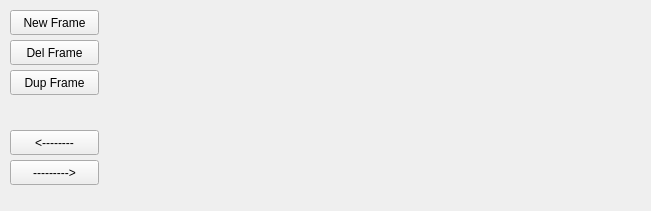
<?xml version="1.0" encoding="UTF-8"?>
<ui version="4.0">
 <class>FrameManager</class>
 <widget class="QWidget" name="FrameManager">
  <property name="geometry">
   <rect>
    <x>0</x>
    <y>0</y>
    <width>651</width>
    <height>211</height>
   </rect>
  </property>
  <property name="windowTitle">
   <string>Form</string>
  </property>
  <widget class="QLabel" name="prevLabel">
   <property name="geometry">
    <rect>
     <x>110</x>
     <y>10</y>
     <width>150</width>
     <height>150</height>
    </rect>
   </property>
   <property name="text">
    <string/>
   </property>
  </widget>
  <widget class="QLabel" name="currLabel">
   <property name="geometry">
    <rect>
     <x>300</x>
     <y>10</y>
     <width>150</width>
     <height>150</height>
    </rect>
   </property>
   <property name="text">
    <string/>
   </property>
  </widget>
  <widget class="QLabel" name="nextLabel">
   <property name="geometry">
    <rect>
     <x>480</x>
     <y>10</y>
     <width>150</width>
     <height>150</height>
    </rect>
   </property>
   <property name="text">
    <string/>
   </property>
  </widget>
  <widget class="QPushButton" name="newFrameButton">
   <property name="geometry">
    <rect>
     <x>10</x>
     <y>10</y>
     <width>89</width>
     <height>25</height>
    </rect>
   </property>
   <property name="text">
    <string>New Frame</string>
   </property>
  </widget>
  <widget class="QPushButton" name="leftButton">
   <property name="geometry">
    <rect>
     <x>10</x>
     <y>130</y>
     <width>89</width>
     <height>25</height>
    </rect>
   </property>
   <property name="text">
    <string>&lt;--------</string>
   </property>
  </widget>
  <widget class="QPushButton" name="rightButton">
   <property name="geometry">
    <rect>
     <x>10</x>
     <y>160</y>
     <width>89</width>
     <height>25</height>
    </rect>
   </property>
   <property name="text">
    <string>---------&gt;</string>
   </property>
  </widget>
  <widget class="QPushButton" name="deleteFrameButton">
   <property name="geometry">
    <rect>
     <x>10</x>
     <y>40</y>
     <width>89</width>
     <height>25</height>
    </rect>
   </property>
   <property name="text">
    <string>Del Frame</string>
   </property>
  </widget>
  <widget class="QLabel" name="prevLabelNum">
   <property name="geometry">
    <rect>
     <x>155</x>
     <y>170</y>
     <width>60</width>
     <height>30</height>
    </rect>
   </property>
   <property name="font">
    <font>
     <family>Tibetan Machine Uni</family>
     <pointsize>16</pointsize>
    </font>
   </property>
   <property name="text">
    <string/>
   </property>
   <property name="alignment">
    <set>Qt::AlignCenter</set>
   </property>
  </widget>
  <widget class="QLabel" name="currLabelNum">
   <property name="geometry">
    <rect>
     <x>345</x>
     <y>170</y>
     <width>60</width>
     <height>30</height>
    </rect>
   </property>
   <property name="font">
    <font>
     <family>Tibetan Machine Uni</family>
     <pointsize>16</pointsize>
    </font>
   </property>
   <property name="text">
    <string/>
   </property>
   <property name="alignment">
    <set>Qt::AlignCenter</set>
   </property>
  </widget>
  <widget class="QLabel" name="nextLabelNum">
   <property name="geometry">
    <rect>
     <x>525</x>
     <y>170</y>
     <width>60</width>
     <height>30</height>
    </rect>
   </property>
   <property name="font">
    <font>
     <family>Tibetan Machine Uni</family>
     <pointsize>16</pointsize>
    </font>
   </property>
   <property name="text">
    <string/>
   </property>
   <property name="alignment">
    <set>Qt::AlignCenter</set>
   </property>
  </widget>
  <widget class="QPushButton" name="dupFrameButton">
   <property name="geometry">
    <rect>
     <x>10</x>
     <y>70</y>
     <width>89</width>
     <height>25</height>
    </rect>
   </property>
   <property name="text">
    <string>Dup Frame</string>
   </property>
  </widget>
 </widget>
 <resources/>
 <connections/>
</ui>
